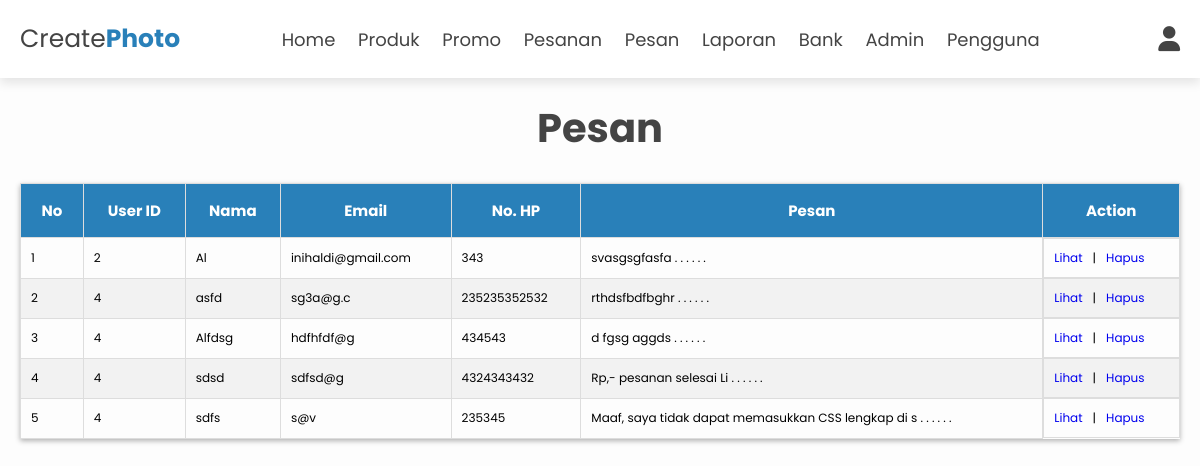
/admin/messages.php (signed in), run on an earlier commit of the app's database.
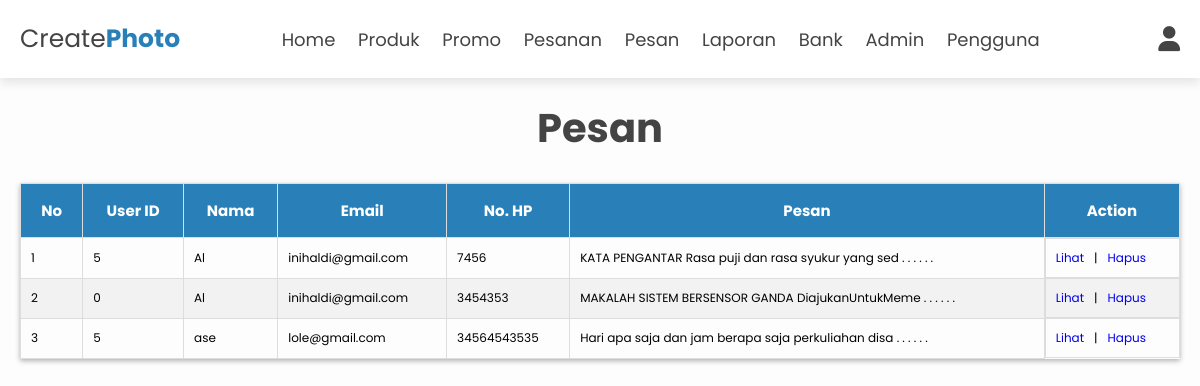
And on a later commit of the database.
### tables this page shows
CREATE TABLE `messages` (
  `id` int(100) NOT NULL,
  `user_id` int(100) NOT NULL,
  `name` varchar(100) NOT NULL,
  `email` varchar(100) NOT NULL,
  `number` varchar(12) NOT NULL,
  `message` varchar(5000) NOT NULL
);

### admin/messages.php (the view, shortened to what this page needs)
<?php
include '../components/connect.php';
?>
<!DOCTYPE html>
<html lang="en">
<head>
   <link rel="stylesheet" href="https://cdnjs.cloudflare.com/ajax/libs/font-awesome/6.1.1/css/all.min.css">
   <link rel="stylesheet" href="../css/admin_style.css">
   <link rel="stylesheet" href="../css/table.css">
</head>
<body>
   <?php include '../components/admin_header.php'; ?>
   <section class="pesan">
      <h1 class="heading">Pesan</h1>
      <table class="table_order">
         <thead>
            <tr>
               <th>No</th>
               <th>User ID</th>
               <th>Nama</th>
               <th>Email</th>
               <th>No. HP</th>
               <th>Pesan</th>
               <th>Action</th>
            </tr>
         </thead>
         <tbody>
            <?php
            $no = 1;
            $select_messages = $conn->prepare("SELECT * FROM `messages`");
            $select_messages->execute();
            if ($select_messages->rowCount() > 0) {
               while ($fetch_message = $select_messages->fetch(PDO::FETCH_ASSOC)) {
            ?>
                  <tr>
                     <td class="center"><?= $no++; ?></td>
                     <td><?= $fetch_message['user_id']; ?></td>
                     <td><?= $fetch_message['name']; ?></td>
                     <td><?= $fetch_message['email']; ?></td>
                     <td><?= $fetch_message['number']; ?></td>
                     <td><?= substr($fetch_message['message'], 0, 50) . '   . . . . . .'; ?></td>
                     <td class="flex-btn">
                        <a href="messages_see.php?id=<?= $fetch_message['id']; ?>">Lihat</a>
                        <span> | </span>
                        <a href="messages.php?delete=<?= $fetch_message['id']; ?>" onclick="return confirm('Hapus pesan ini?');">Hapus</a>
                     </td>
                  </tr>
            <?php
               }
            } else {
               echo '<tr><td colspan="6" class="empty">Tidak ada pesan</td></tr>';
            }
            ?>
         </tbody>
      </table>
   </section>
</body>
</html>

What changed in the data, as far as the page shows it:
removed messages: user "2", name "Al", email "inihaldi@gmail.com", number "343", message "svasgsgfasfa"
removed messages: user "4", name "asfd", email "sg3a@g.c", number "235235352532", message "rthdsfbdfbghr"
removed messages: user "4", name "Alfdsg", email "hdfhfdf@g", number "434543", message "d fgsg aggds"
removed messages: user "4", name "sdsd", email "sdfsd@g", number "4324343432", message "Rp,- pesanan selesai Li"
removed messages: user "4", name "sdfs", email "s@v", number "235345", message "Maaf, saya tidak dapat memasukkan CSS lengkap di s"
added messages: user "5", name "Al", email "inihaldi@gmail.com", number "7456", message "KATA PENGANTAR Rasa puji dan rasa syukur yang sed"
added messages: user "0", name "Al", email "inihaldi@gmail.com", number "3454353", message "MAKALAH SISTEM BERSENSOR GANDA DiajukanUntukMeme"
added messages: user "5", name "ase", email "lole@gmail.com", number "34564543535", message "Hari apa saja dan jam berapa saja perkuliahan disa"
